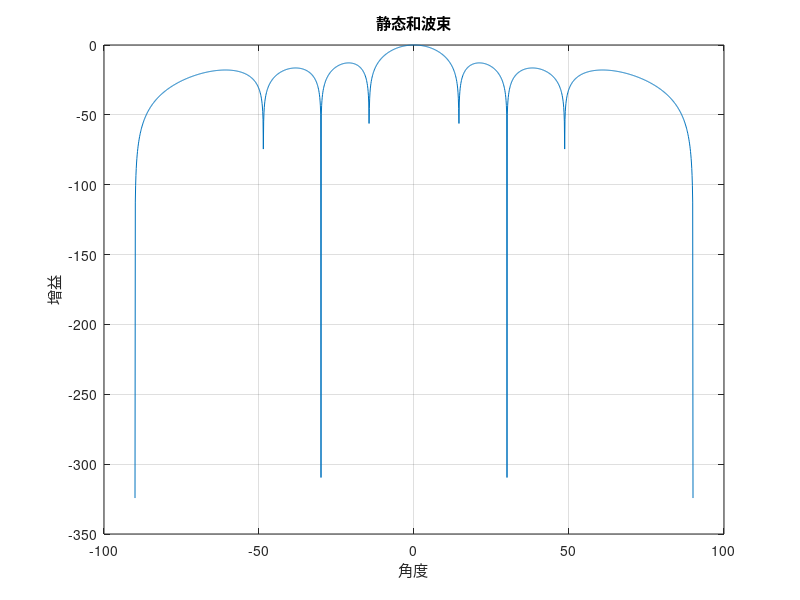

Write MATLAB code to recreate this figure. (Note: this script raises an error after producing the figure.)
clear ;clc;close all;
%%参数设置
f=16e9;
c=3e8;
lamda=c/f;
d=lamda/2;
k=2*pi/lamda;
N=8;

%% 无干扰静态方向图
theta=-90:0.1:90;
L=length(theta);
a=zeros(N,L);
for i=1:N
    a(i,:)=exp(1j*k*(i-1)*d*sind(theta));
end
v=ones(N,1);
s=v'*a;
s1=abs(s);
s2=s1/max(s1);
s=20*log10(s2);
figure(1);
plot(theta,s);
xlabel("角度");
ylabel("增益");
title('静态和波束');
grid on;
%% 期望信号 噶闹信号 噪声信号
M=512;%采样次数
theta0=15;%期望信号角度
theta_i=[38 68];%干扰信号
a_i=exp(1i*k*(0:N-1)'*d*sind(theta_i));%干扰信号对每个阵子的相移
a0=exp(1i*k*(0:N-1)'*d*sind(theta0));%期望信号对每个阵子的相移 alpha
I1=zeros(N,M);
I2=zeros(N,M);
n=zeros(N,M);
for ii=1:M %生成信号
    AM_I1=100*randn(1);
    AM_I2=100*randn(1);
    I1(:,ii)=AM_I1*a_i(:,1);
    I2(:,ii)=AM_I2*a_i(:,2);
    n(:,ii)=0.5*(randn(N,1)+j*randn(N,1));

end
X=I1+I2+n;
%%LCEC
R=X*X'/M;
c=a0;%期望信号矢量
[V,D]=eig(R);%协方差矩阵特征值分解
un=V(:,1:6);
un=fliplr(un);
I=eye(N);
w_lcec=un*un'*c*inv(c'*un*un'*c);
y_lcec=w_lcec'*a;
y_lcec=abs(y_lcec);
y_lcec=y_lcec/max(y_lcec);
%% 画图
figure(7);
plot(theta,db(y_lcec),'b');


xlabel("theta");
ylabel('db');
title("LCEC");
grid on;

%% 构建目标函数 干扰为38 68 信号为15度 零陷宽度为1度
theta_3dB=38;
theta_3dB_2=10;
Am=70;
D_theta=zeros(1,L);
for i=1:length(theta)
    if theta(i)<=40.5&&theta(i)>=36.5  
        D_theta(i)=-min(12*((theta(i)/theta_3dB_2))^4,Am);
     else if theta(i)<=70.5&&theta(i)>=66.5 
        D_theta(i)=-min(12*((theta(i)/theta_3dB))^4,Am);
      else if theta(i)>=10&&theta(i)<=20   
         D_theta(i)=0;
      else
         D_theta(i)=-30; 
      end
      end
    end
end
figure(1)
plot(theta,D_theta);
grid on;

%% 产生初始种群
popsize = 500;                  % 初始种群个数
D = 16;                          % 空间维数
ger = 1000;                       % 最大迭代次数 

limit = [0, 360;0, 360;0, 360;0, 360;0, 360;0, 360;0, 360;0, 360;0, 360;0, 1;0, 1;0, 1;0, 1;0,1;0, 1;0, 1;];              % 设置位置参数限制
vlimit = [-20, 20];             % 设置速度限制
w = 0.5;                        % 惯性权重
c1 = 2;                       % 自我学习因子
c2 = 2;                       % 群体学习因子 

for i = 1:D
    alpha = limit(i, 1) + (limit(i, 2) - limit(i, 1)) * rand(popsize, D);%初始种群的位置
end


v = rand(popsize, D);                % 初始种群的速度
xm = alpha;                          % 每个个体的历史最佳位置
ym = zeros(1, D);                    % 种群的历史最佳位置
fxm = zeros(popsize, 1);             % 每个个体的历史最佳适应度
fym = -inf;                          % 种群历史最佳适应度

%% 迭代过程
g = 1;
record = zeros(ger, 1);          % 记录器
alpha_record = zeros(ger, 1);  
w_record = zeros(ger, 1);
counter = 0;
counter_max = 50;

for g=1:1:ger  
    fit=zeros(1,popsize);        
    S_theta0=zeros(popsize,length(theta));
    S_theta=zeros(popsize,length(theta));
    w_pso=zeros(N,1);
    for m=1:1:popsize
        for i =1:N
            w_pso(i,1)=exp(j*alpha(m,i)/180*pi)*alpha(m,i+N);
        end
        S_theta(m,:)=abs(w_pso'*a);
        S_theta(m,:)=20*log10(S_theta(m,:)/max(S_theta(m,:)));
        error=zeros(1,length(theta));
        %计算适应度
        for i=1:length(theta)
             if theta(i)<=40.5&&theta(i)>=36.5  
                if S_theta(m,i)>D_theta(i)
                        error(i)=5*abs(S_theta(m,i)-D_theta(i));
                    else
                        error(i)=1;
                end
             else if theta(i)<=70.5&&theta(i)>=66.5  
                if S_theta(m,i)>D_theta(i)
                        error(i)=5*abs(S_theta(m,i)-D_theta(i));
                    else
                        error(i)=1;
                end%-3dB~-10dB滚降
             else if theta(i)>=10&&theta(i)<=20
                     if S_theta(m,i)<D_theta(i)
                error(i)=5*abs(S_theta(m,i)-D_theta(i));%主瓣
                    
             else
                  error(i)=1;
                     end
             else
                  if S_theta(m,i)>D_theta(i)
                    
                        error(i)=2*abs(S_theta(m,i)-D_theta(i)); %-20dB以下杂散电平
                  else
                       error(i)=0.01;
                  end
                    
             end
             end
             end
        end

        error=error+65/900*(max(S_theta(m,485:550))-min(S_theta(m,485:550)));%主瓣范围内纹波
        fit(m)=1/norm(error);
    end
    for i = 1:popsize      
        if fxm(i) < fit(i)
            fxm(i) = fit(i);     % 更新个体历史最佳适应度
            xm(i,:) = alpha(i,:);   % 更新个体历史最佳位置
        end 
    end
counter=counter+1;
    if fym < max(fxm)
        flag=1;
        counter=0;
        [fym, nmax] = max(fxm);   % 更新群体历史最佳适应度
        ym = xm(nmax,:);      % 更新群体历史最佳位置
    end
    
    if counter~=0
        w=0.9-0.7*counter/counter_max;
    else
        w=0.9-0.7*g/ger;
    end
v = v * w + c1 * rand * (xm - alpha) + c2 * rand * (repmat(ym, popsize, 1) - alpha);% 速度更新
    w_record(g) = w;
    v(v > vlimit(2)) = vlimit(2);
    v(v < vlimit(1)) = vlimit(1);
    alpha = alpha + v;% 位置更新
    % 边界位置处理
    alpha(alpha > limit(1,2)) = limit(1,2);
    alpha(alpha < limit(1,1)) = limit(1,1);
    
    record(g) = fym;%最大值记录
    alpha_record(g) = alpha(1,1);
    
end

[max_value,max_index]=max(fit);
figure(2)
plot(theta,D_theta,'r');hold on;
plot(theta,S_theta(max_index,:),'b');
xlabel("角度");
ylabel("dB");
ylim([-100,0]);
figure(3);plot(record);title('收敛过程');
figure(4);plot(alpha_record);title('相位角变化');
figure(5);plot(w_record);title('惯性权重变化');

